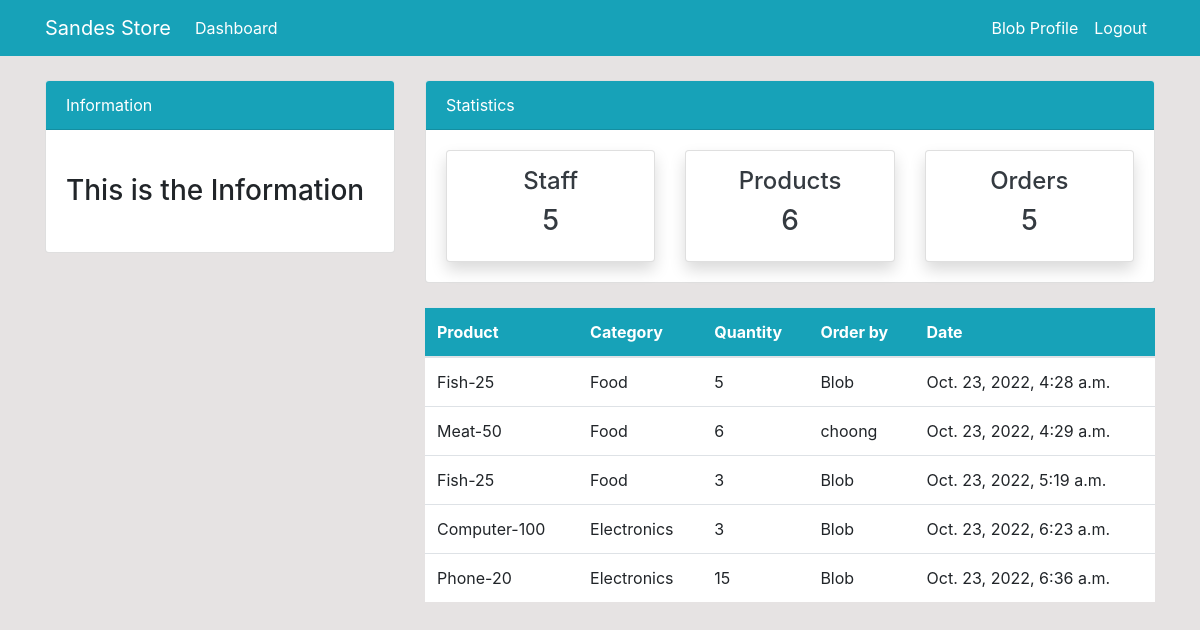
Screenshot of /order/ (signed in) with the database file from the repository.
### dashboard/models.py (models this page shows, shortened)
class Order(models.Model):
    product = models.ForeignKey(Product, on_delete=models.CASCADE, null=True)
    staff = models.ForeignKey(User, models.CASCADE, null=True)
    order_quantity = models.PositiveIntegerField(null=True)
    date = models.DateTimeField(auto_now_add=True)
    class Meta:
        verbose_name_plural = 'Order'

class Product(models.Model):
    name = models.CharField(max_length=100, null=True)
    category = models.CharField(max_length=20, choices=CATEGORY, null=True)
    quantity = models.PositiveBigIntegerField(null=True)
    class Meta:
        verbose_name_plural = 'Product'
    def __str__(self):
        return f'{self.name}-{self.quantity}'

### dashboard/views.py (the view)
# urls.py: path('order/', views.order, name='dashboard-order'),
@login_required
def order(request):
    orders = Order.objects.all()
    orders_count = orders.count()
    workers_count = User.objects.all().count()
    product_count = Product.objects.all().count()
    context = {
        'orders': orders,
        'workers_count': workers_count,
        'orders_count': orders_count,
        'product_count': product_count,
    }
    return render(request, 'dashboard/order.html', context)

### templates/dashboard/order.html (shortened to what this page needs)
{% extends 'partials/base.html' %}
{% block content %}
{% include 'partials/topnav.html' %}
    <div class="container">
        <div class="row my-4">
            <div class="col-md-4">
            </div>
            <div class="col-md-8">
                <table class="table bg-white">
                    <thead class="bg-info">
                        <tr class="text-white">
                            <th scope="col">Product</th>
                            <th scope="col">Category</th>
                            <th scope="col">Quantity</th>
                            <th scope="col">Order by</th>
                            <th scope="col">Date</th>
                        </tr>
                    </thead>
                    <tbody>
                        {% for orders in orders%}
                        <tr>
                            <td>{{ orders.product }}</td>
                            <td>{{ orders.product.category }}</td>
                            <td>{{ orders.order_quantity }}</td>
                            <td>
                                {{ orders.staff.username }}
                            </td>
                            <td>
                                {{ orders.date }}
                            </td>
                        </tr>
                        {% endfor %}
                    </tbody>
                </table>
            </div>
        </div>
    </div>
{% endblock %}

### templates/partials/nav.html (shortened to what this page needs)
   <nav class="navbar navbar-expand-lg navbar-info bg-info">
    {% if user.is_authenticated %}
    <div class="container">
        <a class="navbar-brand text-white" href="{% url 'dashboard-index' %}">Sandes Store</a>
        <div class="collapse navbar-collapse" id="navbarSupportedContent">
            <ul class="navbar-nav mr-auto">
                <li class="nav-item active">
                    <a class="nav-link text-white" href="{% url 'dashboard-index' %}">Dashboard </a>
                </li>
            </ul>
            <ul class="navbar-nav ml-auto">
                <li class="nav-item active">
                    <a class="nav-link text-white" href="{% url 'user-profile' %}">{{ user.username }} Profile </a>
                </li>
                <li class="nav-item">
                    <a class="nav-link text-white" href="{% url 'user-logout' %}">Logout</a>
                </li>
            </ul>
            {% endif %}
        </div>
    </div>
</nav>

### static/styles.css (style rules this page uses)
body { background: rgb(230, 227, 227); }

### rows the page displays
Order: product "Fish-25", product.category "Food", order_quantity "5", staff.username "Blob", date "Oct. 23, 2022, 4:28 a.m."
Order: product "Meat-50", product.category "Food", order_quantity "6", staff.username "choong", date "Oct. 23, 2022, 4:29 a.m."
Order: product "Fish-25", product.category "Food", order_quantity "3", staff.username "Blob", date "Oct. 23, 2022, 5:19 a.m."
Order: product "Computer-100", product.category "Electronics", order_quantity "3", staff.username "Blob", date "Oct. 23, 2022, 6:23 a.m."
Order: product "Phone-20", product.category "Electronics", order_quantity "15", staff.username "Blob", date "Oct. 23, 2022, 6:36 a.m."

### other values shown
{{ user.username }} "Blob"
{{ workers_count }} "5"
{{ product_count }} "6"
{{ orders_count }} "5"
